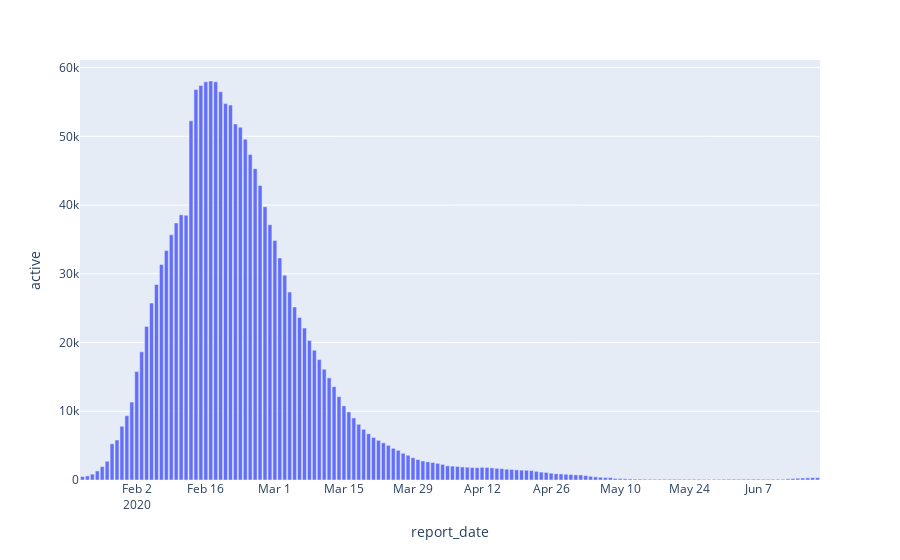

Notebook source saved alongside this figure:
### Code cell
px.bar(case_reports_country[case_reports_country['country_region'] == "China"], x="report_date", y="active")

### Figure 1 — Plotly figure (JSON) as saved in the notebook; plotly's stock layout.template omitted (floating-point values rounded to 4 significant figures; data arrays with more than 128 entries replaced by an {"elided": "..."} marker saying what was removed)
{"data": [{"alignmentgroup": "True", "hovertemplate": "report_date=%{x}<br>active=%{y}<extra></extra>", "legendgroup": "", "marker": {"color": "#636efa"}, "name": "", "offsetgroup": "", "orientation": "v", "showlegend": false, "textposition": "auto", "type": "bar", "x": {"elided": "150 str values"}, "xaxis": "x", "y": {"elided": "150 int values"}, "yaxis": "y"}], "layout": {"autosize": true, "barmode": "relative", "legend": {"tracegroupgap": 0}, "margin": {"t": 60}, "xaxis": {"anchor": "y", "autorange": true, "domain": [0, 1], "range": ["2020-01-21 12:00", "2020-06-19 12:00"], "title": {"text": "report_date"}, "type": "date"}, "yaxis": {"anchor": "x", "autorange": true, "domain": [0, 1], "range": [0, 61100.0], "title": {"text": "active"}, "type": "linear"}}}
